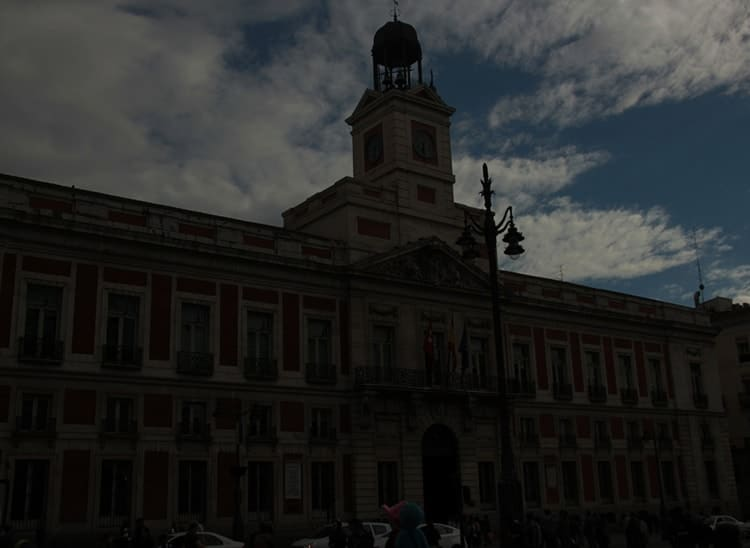
#> input picture Tarea 2/ImgOriginales/Edificio_original.jpg, 750 x 548 px, found by its file name; its folder holds only this picture in this run
$ jupyter execute --allow-errors Tarea_2_clasicos.ipynb   (shell and % lines are left out)
#> lines starting #> are read from the running program, lines starting #| are printed output that depends on the picture
## EL7007 - 1 Introducción al Procesamiento Digital de Imágenes
# Tarea 2: Compensación de iluminación y mejoramiento de contraste

> Profesor: Claudio A. Pérez
>
> Auxiliar: Jorge Zambrano I.
>
> Estudiante: Francisco Molina L.

El objetivo de esta tarea es explorar distintas alternativas para la corrección de iluminación y mejora de contraste, desde métodos clásicos hasta dos de los modelos más modernos de redes convolucionales

[cell 1]
# Importar librerias
import numpy as np
import os
import cv2
import matplotlib.pyplot as plt

[cell 2]
# Cargar imágenes originales
PATH = "/content/EL7007-1--Francisco-Molina/Tarea 2/ImgOriginales"

# Funciones necesarias

[cell 3]
a = "a.jpg"
print(a.replace(".jpg",""))

[cell 4]
def plot_histogram_rgb(img, title, BGR = False):
  if BGR:
    img = cv2.cvtColor(img, cv2.COLOR_BGR2RGB)
  ch_B, ch_G, ch_R = cv2.split(img)

  fig, axs = plt.subplots(3,1)
  fig.set_figheight(7)
  fig.set_figwidth(14)
  bins = 255
  axs[0].hist(ch_R.ravel(), bins, alpha=0.5, label='Red Channel', color = "red")
  axs[1].hist(ch_G.ravel(), bins, alpha=0.5, label='Green Channel', color = "green")
  axs[2].hist(ch_B.ravel(), bins, alpha=0.5, label='Blue Channel', color = "blue")
  fig.legend()
  plt.suptitle(f"Histograma de {title}")
  plt.xlabel("Intensidad de pixel")
  axs[1].set_ylabel("Cantidad") # label en y centrado
  plt.savefig(f"EC_{title.replace('.jpg','')}.png")

def histogram_saturated(img):
  out = np.copy(img)
  out[out > 255] = 255
  out[out < 0] = 0
  return out

# Modelos Clásicos

## Extender contraste

[cell 5]
def div(x,y, opt = 1):
  if y != 0:
    return x/y
  else:
    return opt

def contrast_extend(img, a, b):
  va = 30
  vb = 200
  alpha = div(va,a, 9999)
  beta = div(vb - va,b - a, 9999)
  gamma = div(255 - vb, 255 - b, 9999)

  newImg = []
  channels = cv2.split(img)
  for i in range(3):
    out = channels[i]

    cond_alpha = (0 <= out) & (out <= a)
    cond_beta =  (a < out) & (out <  b)
    cond_gamma = (b <= out) & (out <= 255)

    out[cond_alpha] = alpha*out[cond_alpha]
    out[cond_beta] = beta*(out[cond_beta] - a) + va
    out[cond_gamma] = gamma*(out[cond_gamma] - b) + vb

    newImg.append(histogram_saturated(out))
  out = cv2.merge((newImg[2], newImg[1], newImg[0]))
  return out

## Ecualizar histograma

#> (a cell that did not finish here is left out)

## Mejor CLAHE

[cell 7]
def clahe_hsv(img):
  out = cv2.cvtColor(img, cv2.COLOR_BGR2HSV)
  clahe = cv2.createCLAHE(clipLimit=2.0, tileGridSize=(8, 8))
  out[:,:,2]= clahe.apply(out[:,:,2])
  return cv2.cvtColor(out, cv2.COLOR_HSV2RGB)

def clahe_rgb(img):
  out = np.copy(img)
  clahe = cv2.createCLAHE(clipLimit=2.0, tileGridSize=(8, 8))
  for i in range(3):
    out[:,:,i]= clahe.apply(out[:,:,i])
  return cv2.cvtColor(out, cv2.COLOR_BGR2RGB)

# Métricas

## Coloración $\hat{M}^{(3)}$

[cell 8]
# [15 lines left out: function colorfulness, not called in this run]

## Saturación de Pixeles $\Sigma$

[cell 9]
# [7 lines left out: function countSat, not called in this run]

def saturation(original, new):
  ns = countSat(original) - countSat(new)
  return (ns/(new.shape[0]*new.shape[1]))*100

## Indicador $e$

[cell 10]
# [67 lines left out: functions auto_canny, e_indicator, show_img_hist, not called in this run]

# Evaluación

## Extensión de contraste

[cell 11]
nombres = os.listdir(PATH)
originales = []
for name in nombres:
  img = cv2.imread(f"{PATH}/{name}", 1)
#> img is the input picture: shape (548, 750, 3); mean B, G, R 38.1, 38.9, 37.5
  originales.append({'nombre': name, 'img': img})


for img in originales:
  print(img['nombre'])
#> this loop made 1 pass
#| Edificio_original.jpg

[cell 12]
for img in originales:
  plot_histogram_rgb(img['img'], img['nombre'], True)
#> this loop made 1 pass
#> bins in plot_histogram_rgb on pass 1: 255
#> pass 1, in plot_histogram_rgb, `ch_B, ch_G, ch_R = cv2.split(img)`:
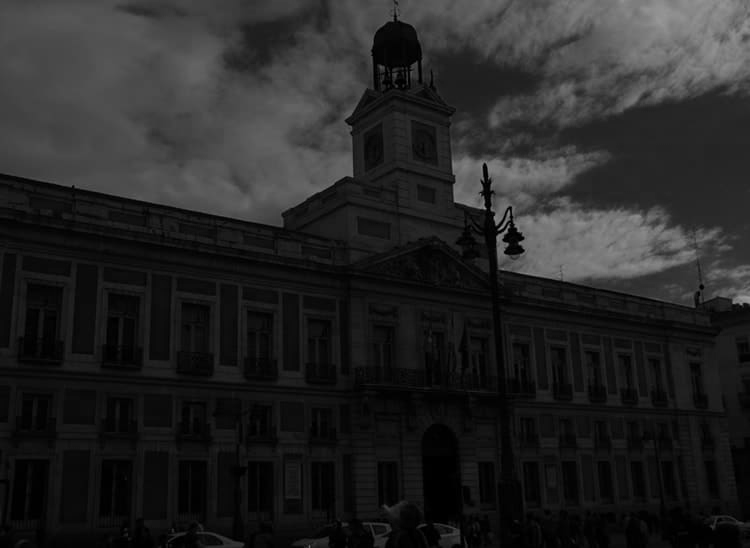
#> ch_B: shape (548, 750); min 0, max 154, mean 37.5
#> pass 1, in plot_histogram_rgb, `ch_B, ch_G, ch_R = cv2.split(img)`:
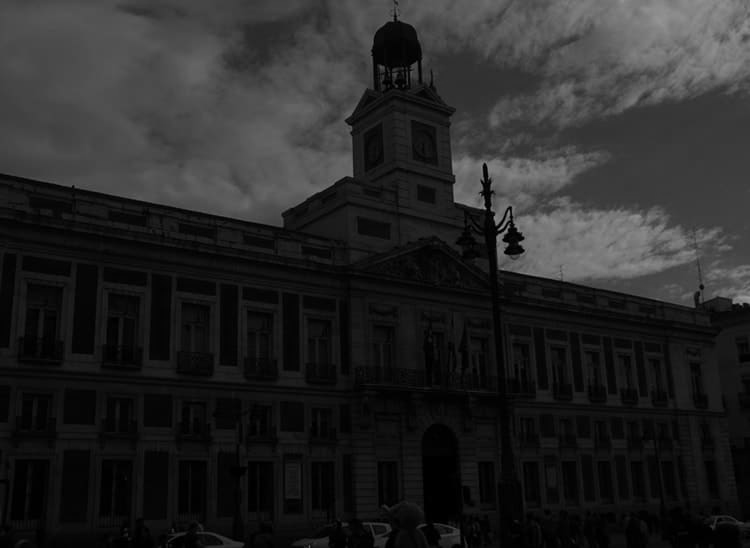
#> ch_G: shape (548, 750); min 0, max 153, mean 38.9
#> pass 1, in plot_histogram_rgb, `plt.savefig(f"EC_{title.replace('.jpg','')}.png")`:
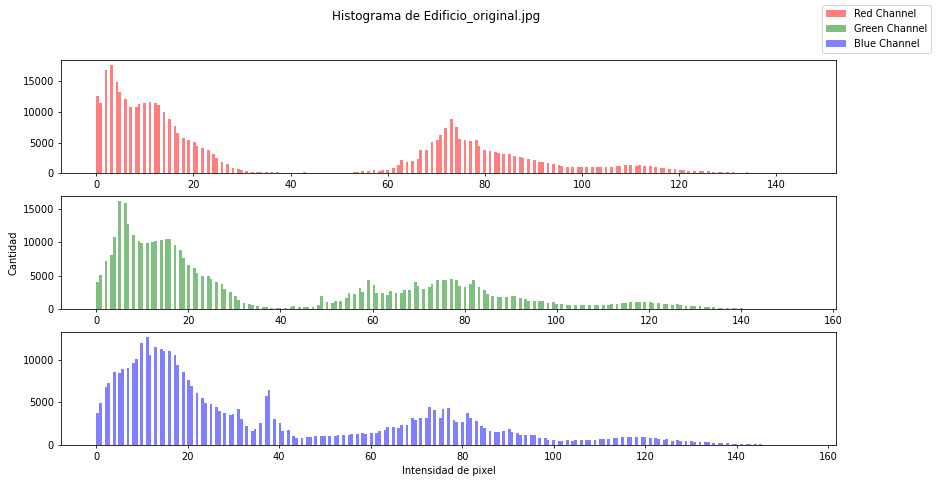
#> figure drawn by matplotlib, 3 panels; panel 1: tallest bar 17573 high, from x = 2.84 to 3.41; panel 2: tallest bar 16120 high, from x = 4.8 to 5.4; panel 3: tallest bar 12654 high, from x = 10.87 to 11.47

[cell 13]
extensionContraste = []
#    edificio  rostro   playa   vestido
AB = [(0,110), (0,80) , (0,70), (40,250)]
for i in range(len(originales)):
  imgEC = contrast_extend(originales[i]['img'], AB[i][0], AB[i][1])
  extensionContraste.append({'nombre': originales[i]['nombre'], 'img': imgEC})
#> this loop made 1 pass
#> (va in contrast_extend, vb in contrast_extend, alpha in contrast_extend, beta in contrast_extend, gamma in contrast_extend) on pass 1: (30, 200, 9999, 1.55, 0.379)
#> pass 1, in histogram_saturated, `out = np.copy(img)`:
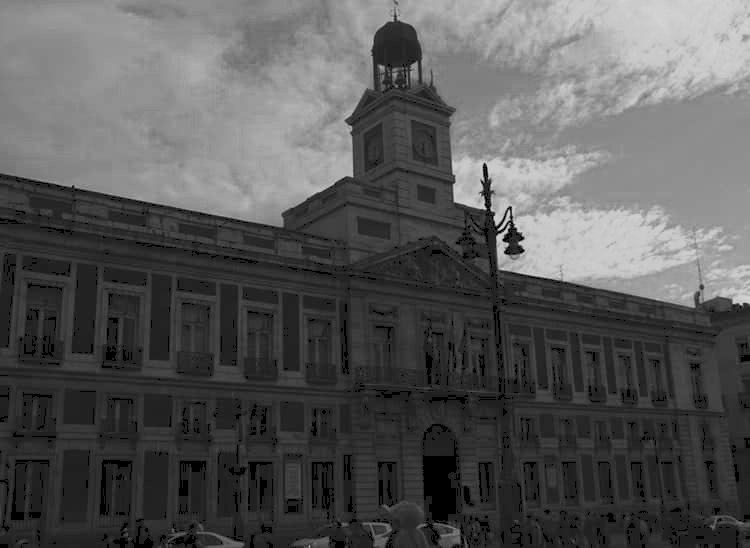
#> out: shape (548, 750); min 0, max 213, mean 87.2
#> pass 1, in histogram_saturated (call 2), `out = np.copy(img)`:
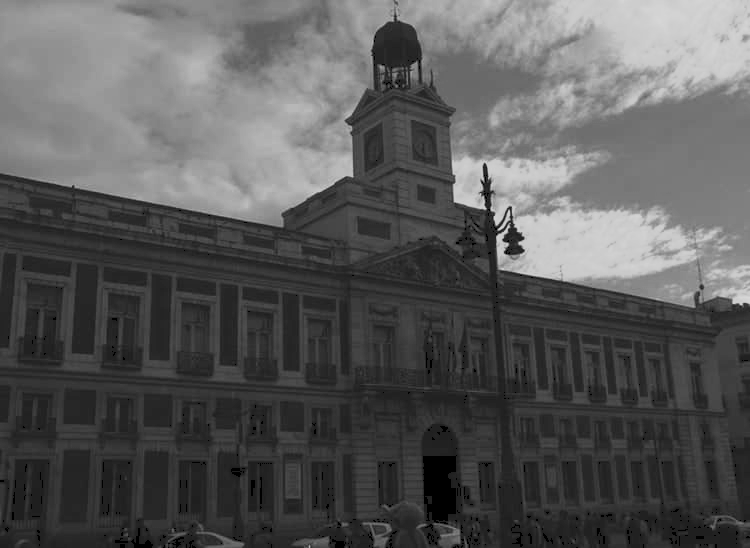
#> out: shape (548, 750); min 0, max 216, mean 88.7
#> pass 1, in histogram_saturated (call 3), `out = np.copy(img)`:
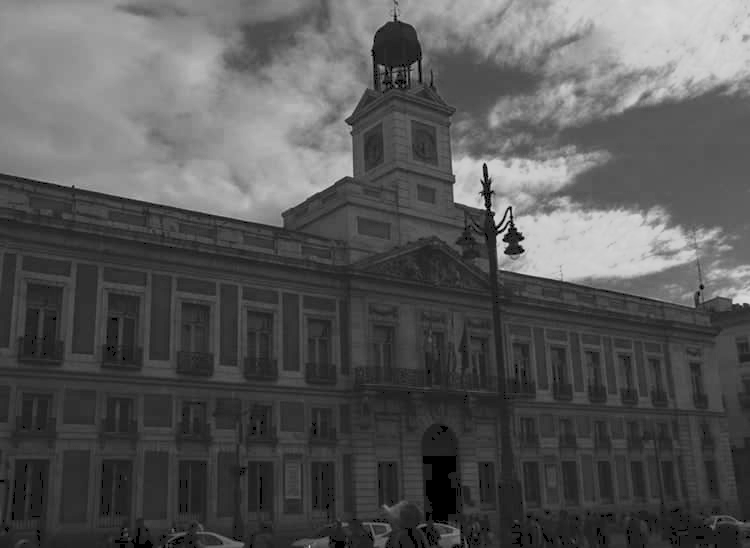
#> out: shape (548, 750); min 0, max 216, mean 86.5
#> pass 1, in contrast_extend, `out = cv2.merge((newImg[2], newImg[1], newImg[0]))`:
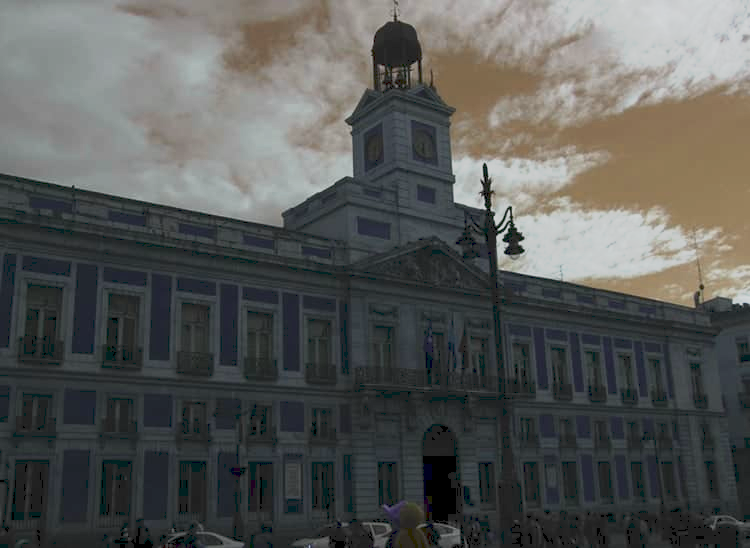
#> out: shape (548, 750, 3); mean of channels 0, 1, 2 86.5, 88.7, 87.2; drawn as B, G, R
#> after the loop, extensionContraste = 1 item

[cell 14]
for img in extensionContraste:
  plot_histogram_rgb(img['img'], f"{img['nombre']}_estirado", True)
#> this loop made 1 pass
#> pass 1, in plot_histogram_rgb (call 2), `plt.savefig(f"EC_{title.replace('.jpg','')}.png")`:
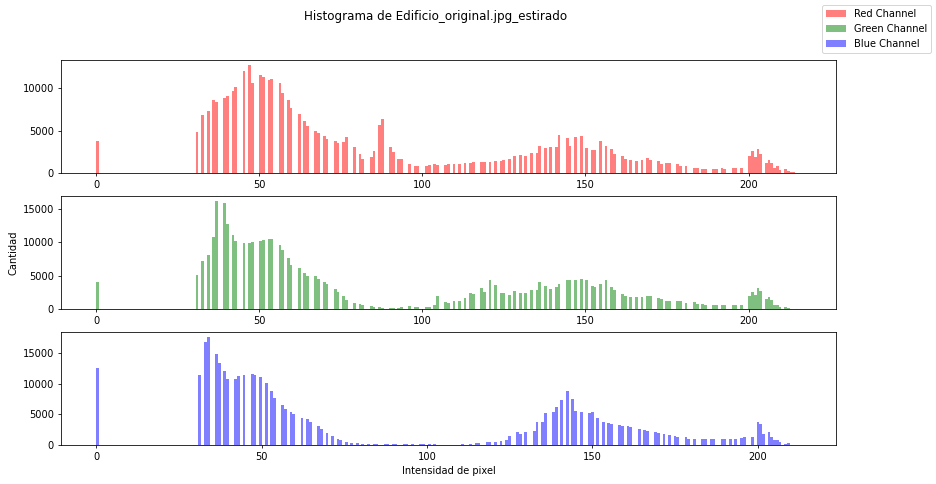
#> figure drawn by matplotlib, 3 panels; panel 1: tallest bar 12654 high, from x = 46.59 to 47.44; panel 2: tallest bar 16120 high, from x = 36.42 to 37.27; panel 3: tallest bar 17573 high, from x = 33.41 to 34.25

[cell 15]
fig, axs = plt.subplots(2,len(originales))
fig.set_figheight(7)
fig.set_figwidth(18)

M_EC = []
sigma_EC = []
e_EC = []
#> (the rest of this cell did not finish here and is left out)

[cell 16]
## Bien feo pero sirve
print("   Edificio \t\t\t Rostro \t\t\t Playa \t\t\t\t Vestido")
#> (the rest of this cell did not finish here and is left out)

## Ecualización histograma

[cell 17]
ecualizacionHistograma = []
#> (the rest of this cell did not finish here and is left out)

[cell 18]
fig, axs = plt.subplots(2,len(originales))
fig.set_figheight(7)
fig.set_figwidth(18)

M_EqHist = []
sigma_EqHist = []
e_EqHist = []
#> (the rest of this cell did not finish here and is left out)

[cell 19]
## Bien feo pero sirve
print("   Edificio \t\t\t Rostro \t\t\t Playa \t\t\t\t Vestido")
#> (the rest of this cell did not finish here and is left out)

## HSV CLAHE

[cell 20]
HSV_CLAHE = []
for i in range(len(originales)):
  img_hsv = clahe_hsv(originales[i]['img'])
  HSV_CLAHE.append({'nombre': originales[i]['nombre'], 'img': img_hsv})
#> this loop made 1 pass
#> pass 1, `img_hsv = clahe_hsv(originales[i]['img'])`:
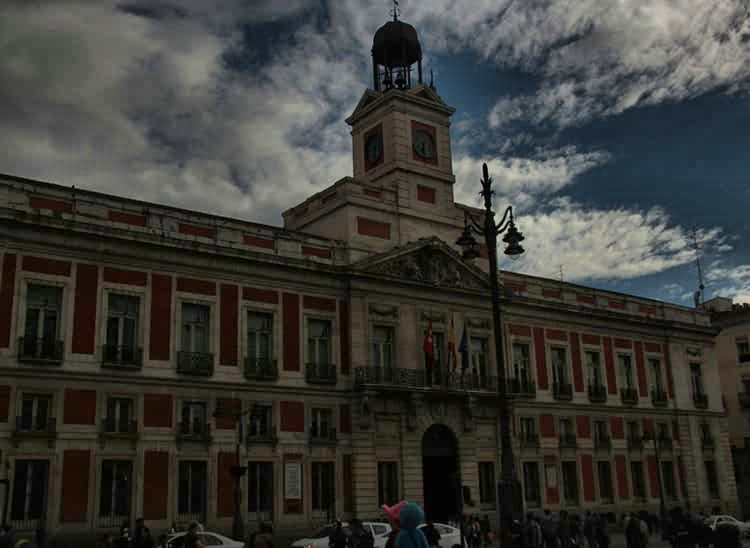
#> img_hsv: shape (548, 750, 3); mean R, G, B 58.3, 58.3, 54.4
#> after the loop, HSV_CLAHE = 1 item

[cell 21]
fig, axs = plt.subplots(2,len(originales))
fig.set_figheight(7)
fig.set_figwidth(18)

M_hsv = []
sigma_hsv = []
e_hsv = []
#> (the rest of this cell did not finish here and is left out)

[cell 22]
## Bien feo pero sirve
print("   Edificio \t\t\t Rostro \t\t\t Playa \t\t\t\t Vestido")
#> (the rest of this cell did not finish here and is left out)

## RGB CLAHE

[cell 23]
RGB_CLAHE = []
for i in range(len(originales)):
  img_rgb = clahe_rgb(originales[i]['img'])
  RGB_CLAHE.append({'nombre': originales[i]['nombre'], 'img': img_rgb})
#> this loop made 1 pass
#> pass 1, `img_rgb = clahe_rgb(originales[i]['img'])`:
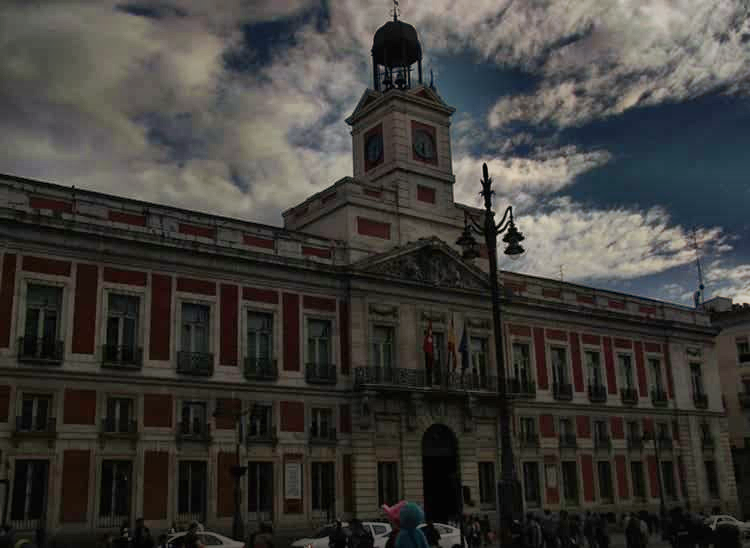
#> img_rgb: shape (548, 750, 3); mean R, G, B 62.4, 60.7, 57.1
#> after the loop, RGB_CLAHE = 1 item

$ run again, on Tarea_2/ImgOriginales/Playa_original.jpg
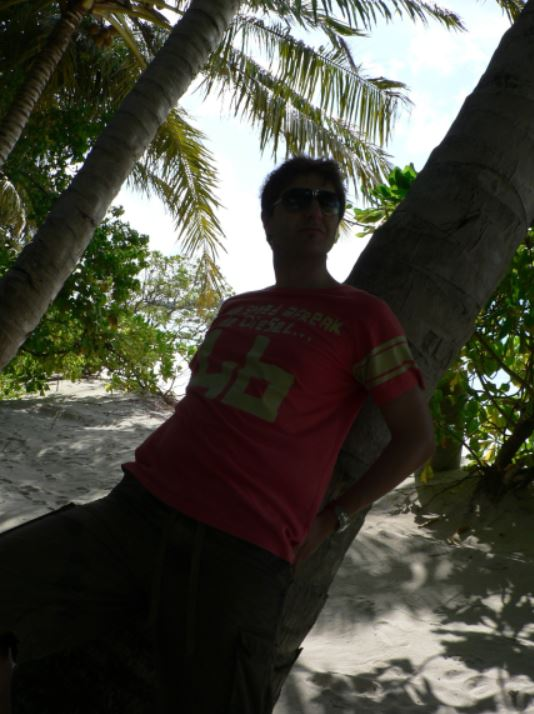
#> input picture Tarea_2/ImgOriginales/Playa_original.jpg, 534 x 714 px, found by its file name
#> img is the input picture: shape (714, 534, 3); mean B, G, R 62.4, 73.3, 73.7
#> the loop `for img in originales:` made 1 pass
#| Playa_original.jpg
#> the loop `for img in originales:` made 1 pass
#> the loop `for i in range(len(originales)):` made 1 pass
#> pass 1, in contrast_extend, `out = cv2.merge((newImg[2], newImg[1], newImg[0]))`:
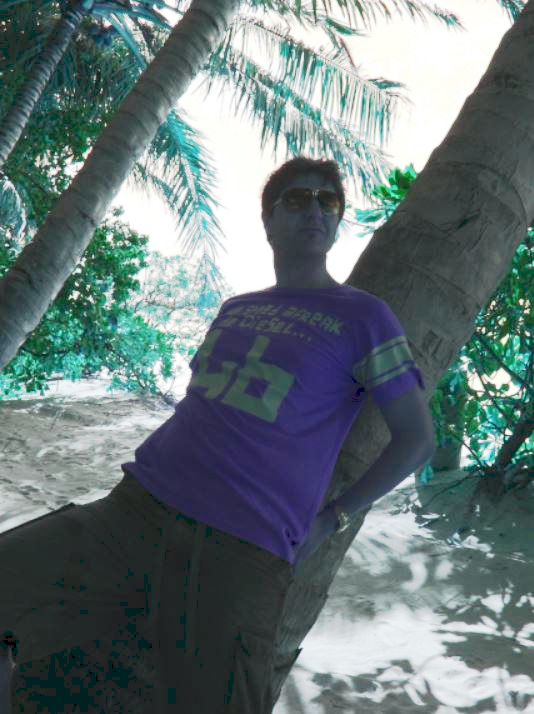
#> out: shape (714, 534, 3); mean of channels 0, 1, 2 120.3, 118.6, 102.8; drawn as B, G, R
#> after the loop `for i in range(len(originales)):`: extensionContraste = 1 item
#> the loop `for img in extensionContraste:` made 1 pass
#> the loop `for i in range(len(originales)):` made 1 pass
#> the loop `for i in range(len(originales)):` made 1 pass
#> pass 1, `img_rgb = clahe_rgb(originales[i]['img'])`:
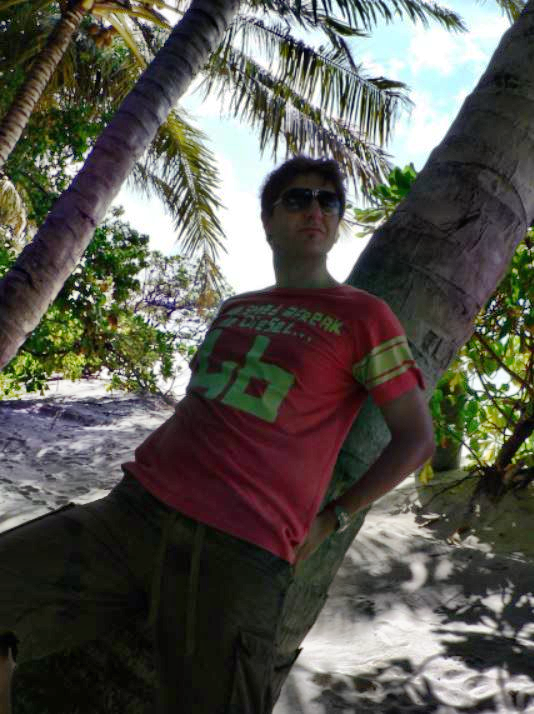
#> img_rgb: shape (714, 534, 3); mean R, G, B 89.5, 87.8, 80.3

$ run again, on Tarea 2/ImgOriginales/Rostro_original.jpg
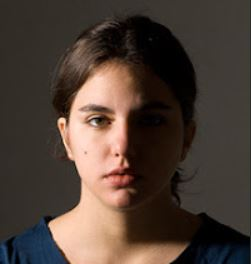
#> input picture Tarea 2/ImgOriginales/Rostro_original.jpg, 251 x 264 px, found by its file name
#> img is the input picture: shape (264, 251, 3); mean B, G, R 54.6, 63.2, 77.4
#> the loop `for img in originales:` made 1 pass
#| Rostro_original.jpg
#> the loop `for img in originales:` made 1 pass
#> the loop `for i in range(len(originales)):` made 1 pass
#> after the loop `for i in range(len(originales)):`: extensionContraste = 1 item
#> the loop `for img in extensionContraste:` made 1 pass
#> the loop `for i in range(len(originales)):` made 1 pass
#> the loop `for i in range(len(originales)):` made 1 pass
#> pass 1, `img_rgb = clahe_rgb(originales[i]['img'])`:
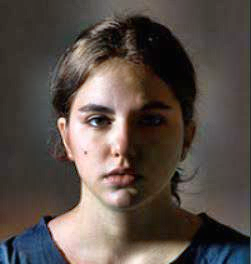
#> img_rgb: shape (264, 251, 3); mean R, G, B 88.8, 78.6, 72.7
